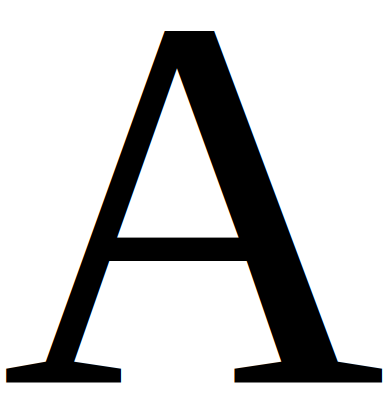
#> input picture letters/A.png, 392 x 418 px; its folder holds 4 pictures in this run
$ python letter_match_contour.py
#> lines starting #> are read from the running program, lines starting #| are printed output that depends on the picture
import cv2
import os

path = "letters"
dest_countour = "countour-letter"
letters = os.listdir(path)
counter = 0
for letter in letters:
    counter += 1
    img = cv2.imread(f'{path}/{letter}')
#> img is the input picture: shape (418, 392, 3); mean B, G, R 202.6, 202.6, 202.6
    _, inverted = cv2.threshold(img, 127, 255, cv2.THRESH_BINARY_INV)
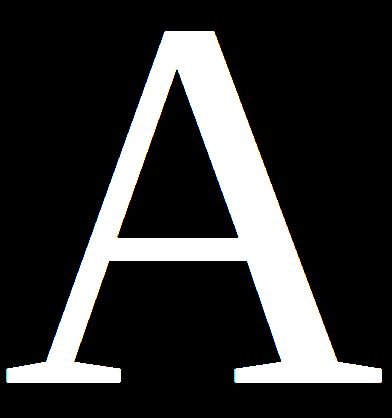
#> inverted: shape (418, 392, 3); mean B, G, R 52.5, 52.5, 52.5
    cv2.imwrite(f'{dest_countour}/{letter}', inverted)
    if counter < 3:
        cv2.imshow(f'Orinal{counter}', img)
        cv2.imshow(f'{counter}', inverted)
#> pass 2 of the loop `for letter in letters:`:
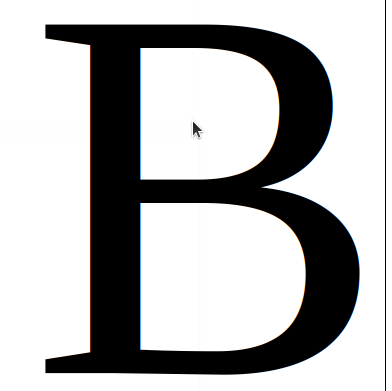
#> input picture letters/B.png, 392 x 391 px
#> img is the input picture: shape (391, 392, 3); mean B, G, R 178.9, 178.9, 178.9
#> `_, inverted = cv2.threshold(img, 127, 255, cv2.THRESH_BINARY_INV)`:
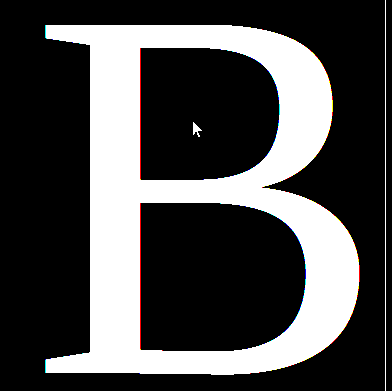
#> inverted: shape (391, 392, 3); mean B, G, R 75.8, 75.9, 76.3
#> pass 3 of the loop `for letter in letters:`:
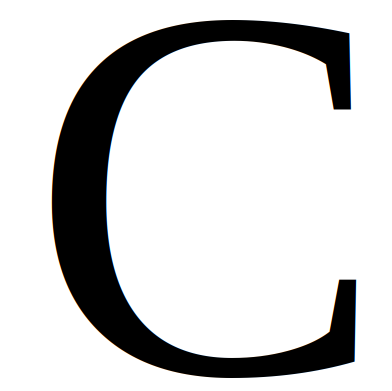
#> input picture letters/C.png, 392 x 391 px
#> img is the input picture: shape (391, 392, 3); mean B, G, R 207.7, 207.7, 207.7
#> `_, inverted = cv2.threshold(img, 127, 255, cv2.THRESH_BINARY_INV)`:
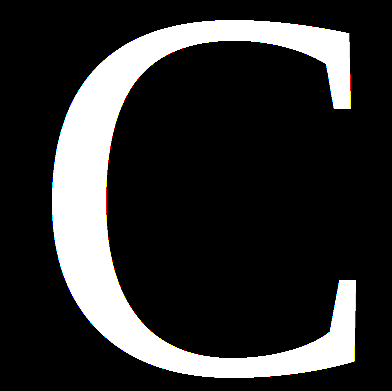
#> inverted: shape (391, 392, 3); mean B, G, R 47.2, 47.3, 47.3
#> the loop made 4 passes; the first 3 are shown

cv2.waitKey(0)
cv2.destroyAllWindows()
